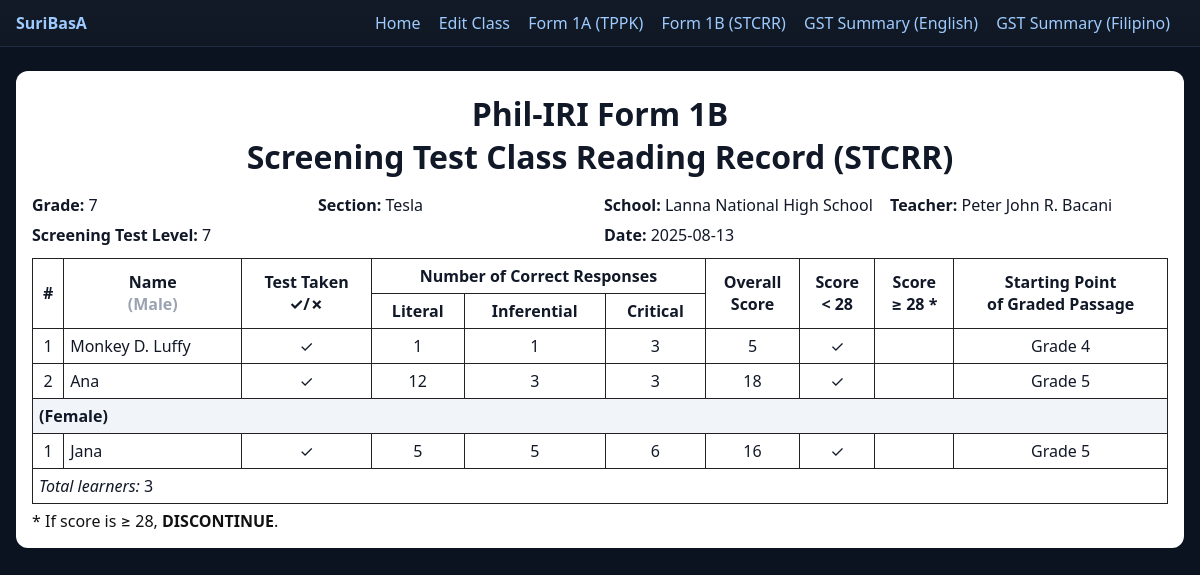
Screenshot of /form1b/1 with the database file from the repository.
### app.py (models this page shows)
class Class(db.Model):
    id = db.Column(db.Integer, primary_key=True)
    teacher = db.Column(db.String(120), default="")
    school = db.Column(db.String(120), default="")
    grade = db.Column(db.Integer, default=7)
    section = db.Column(db.String(80), default="")
    screening_level_eng = db.Column(db.String(20), default="GST")
    screening_level_fil = db.Column(db.String(20), default="GST")
    date_text = db.Column(db.String(40), default="")

class Learner(db.Model):
    id = db.Column(db.Integer, primary_key=True)
    class_id = db.Column(db.Integer, db.ForeignKey("class.id"), nullable=False)
    name = db.Column(db.String(120), default="")
    gender = db.Column(db.String(1), default="M")
    took_eng = db.Column(db.Boolean, default=True)
    took_fil = db.Column(db.Boolean, default=True)
    eng_literal = db.Column(db.Integer, default=0)
    eng_inferential = db.Column(db.Integer, default=0)
    eng_critical = db.Column(db.Integer, default=0)
    fil_literal = db.Column(db.Integer, default=0)
    fil_inferential = db.Column(db.Integer, default=0)
    fil_critical = db.Column(db.Integer, default=0)

### app.py (the view)
@app.get("/form1b/<int:class_id>")
def form1b(class_id):
    c = Class.query.get_or_404(class_id)
    learners = (
        Learner.query.filter_by(class_id=class_id)
        .order_by(Learner.gender.desc(), Learner.id.asc())
        .all()
    )
    m, f = split_by_gender(learners)
    return render_template(
        "form1b.html",
        cls=c,
        males=m,
        females=f,
        items_total=ITEMS_TOTAL,
        disc=DISCONTINUE_THRESHOLD,
        one_below=ONE_BELOW_THRESHOLD,
        compute_total=compute_total,
        starting_point_for=starting_point_for,
    )

### app.py (called while the page is built)
def compute_total(lit, inf, cri):
    return int(lit or 0) + int(inf or 0) + int(cri or 0)

def starting_point_for(grade: int, total: int) -> str:
    if total >= DISCONTINUE_THRESHOLD:
        return "DISCONTINUE"
    base = max(1, int(grade) - 1)
    start_level = max(1, base - 1 if total >= ONE_BELOW_THRESHOLD else base - 2)
    return f"Grade {start_level}"

def split_by_gender(learners: List[Learner]):
    males = [x for x in learners if (x.gender or "M").upper().startswith("M")]
    females = [x for x in learners if (x.gender or "F").upper().startswith("F")]
    return males, females

### templates/form1b.html
{% extends "base.html" %}
{% block content %}
<div class="printable">
  <h1 class="center">Phil‑IRI Form 1B<br>Screening Test Class Reading Record (STCRR)</h1>
  <div class="meta2">
    <div><b>Grade:</b> {{cls.grade}}</div><div><b>Section:</b> {{cls.section or '—'}}</div>
    <div><b>School:</b> {{cls.school or '—'}}</div><div><b>Teacher:</b> {{cls.teacher or '—'}}</div>
    <div style="grid-column: 1 / span 2"><b>Screening Test Level:</b> {{cls.screening_level_eng}}</div>
    <div style="grid-column: 3 / span 2"><b>Date:</b> {{cls.date_text or '—'}}</div>
  </div>
  <table class="formtable">
    <thead>
      <tr>
        <th rowspan="2" class="c">#</th>
        <th rowspan="2">Name<br><span class="muted">(Male)</span></th>
        <th rowspan="2" class="c">Test Taken<br>✓/✗</th>
        <th colspan="3" class="c">Number of Correct Responses</th>
        <th rowspan="2" class="c">Overall<br>Score</th>
        <th rowspan="2" class="c">Score<br>&lt; 28</th>
        <th rowspan="2" class="c">Score<br>≥ 28 *</th>
        <th rowspan="2" class="c">Starting Point<br>of Graded Passage</th>
      </tr>
      <tr>
        <th class="c">Literal</th><th class="c">Inferential</th><th class="c">Critical</th>
      </tr>
    </thead>
    <tbody>
      {% for s in males %}
      {% set tot = compute_total(s.eng_literal, s.eng_inferential, s.eng_critical) %}
      <tr>
        <td class="c">{{ loop.index }}</td>
        <td>{{ s.name }}</td>
        <td class="c">{{ "✓" if s.took_eng else "✗" }}</td>
        <td class="c">{{ s.eng_literal }}</td>
        <td class="c">{{ s.eng_inferential }}</td>
        <td class="c">{{ s.eng_critical }}</td>
        <td class="c">{{ tot }}</td>
        <td class="c">{{ "✓" if tot < disc else "" }}</td>
        <td class="c">{{ "✓" if tot >= disc else "" }}</td>
        <td class="c">{{ starting_point_for(cls.grade, tot) }}</td>
      </tr>
      {% endfor %}
      <tr><td colspan="10" class="subhdr">(Female)</td></tr>
      {% for s in females %}
      {% set tot = compute_total(s.eng_literal, s.eng_inferential, s.eng_critical) %}
      <tr>
        <td class="c">{{ loop.index }}</td>
        <td>{{ s.name }}</td>
        <td class="c">{{ "✓" if s.took_eng else "✗" }}</td>
        <td class="c">{{ s.eng_literal }}</td>
        <td class="c">{{ s.eng_inferential }}</td>
        <td class="c">{{ s.eng_critical }}</td>
        <td class="c">{{ tot }}</td>
        <td class="c">{{ "✓" if tot < disc else "" }}</td>
        <td class="c">{{ "✓" if tot >= disc else "" }}</td>
        <td class="c">{{ starting_point_for(cls.grade, tot) }}</td>
      </tr>
      {% endfor %}
      <tr class="footer">
        <td colspan="10"><i>Total learners:</i> {{ (males|length) + (females|length) }}</td>
      </tr>
    </tbody>
  </table>
  <div class="printnote">* If score is ≥ {{disc}}, <b>DISCONTINUE</b>.</div>
</div>
{% endblock %}

### static/app.css (style rules this page uses)
:root { --bg:#0b1320; --card:#0f172a; --text:#e2e8f0; --muted:#9aa3b2; --border:#1f2a44; --brand:#3b82f6; --ok:#16a34a; --warn:#f59e0b; }
* { box-sizing:border-box }
body { margin:0;background:var(--bg);color:var(--text);font-family:system-ui,-apple-system,Segoe UI,Roboto,Ubuntu,Arial,sans-serif }
h1,h2 { margin:.3rem 0 1rem }
.muted { color:var(--muted) }
.printable { background:white;color:#111827;border-radius:12px;padding:16px }
.center { text-align:center }
.meta2 { display:grid;grid-template-columns:repeat(4,1fr);gap:8px;margin:10px 0 12px }
.formtable { width:100%;border-collapse:collapse }
.formtable th,.formtable td { border:1px solid #222;padding:6px }
.formtable .c { text-align:center }
.formtable .subhdr { background:#f1f5f9;font-weight:700 }
.printnote { margin-top:6px;color:#111 }

### rows the page displays
Class: grade "7", section "Tesla", school "Lanna National High School", teacher "Peter John R. Bacani", screening_level_eng "7", date_text "2025-08-13", grade "Grade 4", grade "Grade 5"
Learner: name "Monkey D. Luffy", took_eng "✓", eng_literal "1", eng_inferential "1", eng_critical "3", fil_literal "5", value "✓"
Learner: name "Ana", took_eng "✓", eng_literal "12", eng_inferential "3", eng_critical "3", tot "18", value "✓"
Learner: name "Jana", took_eng "✓", eng_literal "5", eng_inferential "5", eng_critical "6", tot "16", value "✓"

### other values shown
{{ (males|length) + (females|length) }} "3"
{{ disc }} "28"
